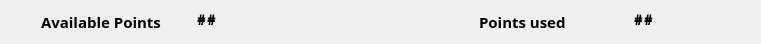
   <widget class="QWidget" name="layoutWidget">
    <property name="geometry">
     <rect>
      <x>10</x>
      <y>160</y>
      <width>761</width>
      <height>41</height>
     </rect>
    </property>
    <layout class="QHBoxLayout" name="horizontalLayout_5">
     <property name="sizeConstraint">
      <enum>QLayout::SetDefaultConstraint</enum>
     </property>
     <item>
      <widget class="QLabel" name="Totalplayers">
       <property name="font">
        <font>
         <family>Sans</family>
         <pointsize>11</pointsize>
         <weight>75</weight>
         <italic>false</italic>
         <bold>true</bold>
        </font>
       </property>
       <property name="text">
        <string>Available Points</string>
       </property>
       <property name="indent">
        <number>30</number>
       </property>
      </widget>
     </item>
     <item>
      <widget class="QLabel" name="points_available">
       <property name="font">
        <font>
         <family>Bookman Old Style</family>
         <pointsize>11</pointsize>
         <weight>75</weight>
         <italic>true</italic>
         <bold>true</bold>
        </font>
       </property>
       <property name="statusTip">
        <string>max point=100</string>
       </property>
       <property name="text">
        <string>##</string>
       </property>
       <property name="indent">
        <number>-10</number>
       </property>
      </widget>
     </item>
     <item>
      <widget class="QLabel" name="TeamName">
       <property name="font">
        <font>
         <family>Sans</family>
         <pointsize>11</pointsize>
         <weight>75</weight>
         <italic>false</italic>
         <bold>true</bold>
        </font>
       </property>
       <property name="text">
        <string>Points used</string>
       </property>
       <property name="indent">
        <number>100</number>
       </property>
      </widget>
     </item>
     <item>
      <widget class="QLabel" name="points_used">
       <property name="font">
        <font>
         <family>Bookman Old Style</family>
         <pointsize>11</pointsize>
         <weight>75</weight>
         <italic>true</italic>
         <bold>true</bold>
        </font>
       </property>
       <property name="text">
        <string>##</string>
       </property>
       <property name="indent">
        <number>60</number>
       </property>
      </widget>
     </item>
    </layout>
   </widget>
